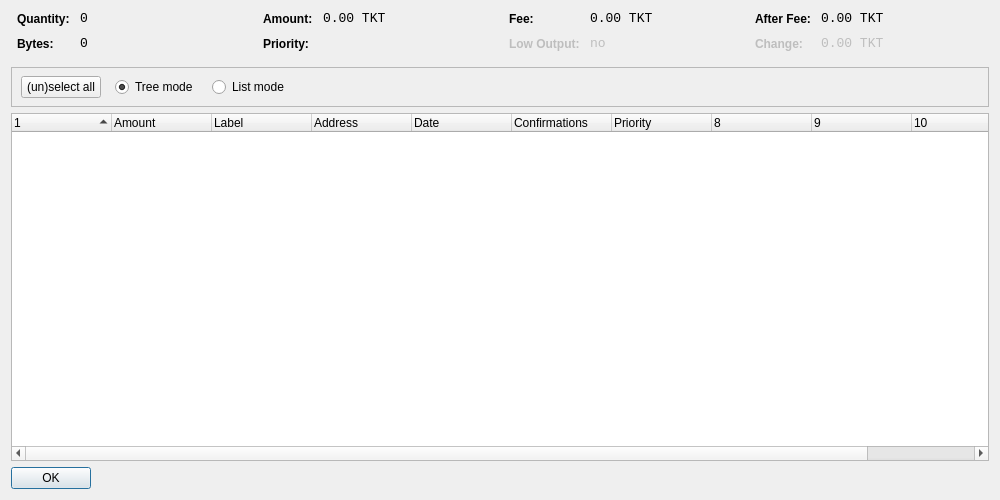
<?xml version="1.0" encoding="UTF-8"?>
<ui version="4.0">
 <class>CoinControlDialog</class>
 <widget class="QDialog" name="CoinControlDialog">
  <property name="geometry">
   <rect>
    <x>0</x>
    <y>0</y>
    <width>1000</width>
    <height>500</height>
   </rect>
  </property>
  <property name="windowTitle">
   <string>Coin Control</string>
  </property>
  <layout class="QVBoxLayout" name="verticalLayout">
   <item>
    <layout class="QHBoxLayout" name="horizontalLayoutTop" stretch="0,0,0,0">
     <property name="topMargin">
      <number>0</number>
     </property>
     <property name="bottomMargin">
      <number>10</number>
     </property>
     <item>
      <layout class="QFormLayout" name="formLayoutCoinControl1">
       <property name="horizontalSpacing">
        <number>10</number>
       </property>
       <property name="verticalSpacing">
        <number>10</number>
       </property>
       <property name="leftMargin">
        <number>6</number>
       </property>
       <property name="rightMargin">
        <number>6</number>
       </property>
       <item row="0" column="0">
        <widget class="QLabel" name="labelCoinControlQuantityText">
         <property name="styleSheet">
          <string notr="true">font-weight:bold;</string>
         </property>
         <property name="text">
          <string>Quantity:</string>
         </property>
        </widget>
       </item>
       <item row="0" column="1">
        <widget class="QLabel" name="labelCoinControlQuantity">
         <property name="font">
          <font>
           <family>Monospace</family>
           <pointsize>10</pointsize>
          </font>
         </property>
         <property name="cursor">
          <cursorShape>IBeamCursor</cursorShape>
         </property>
         <property name="contextMenuPolicy">
          <enum>Qt::ActionsContextMenu</enum>
         </property>
         <property name="text">
          <string notr="true">0</string>
         </property>
         <property name="textInteractionFlags">
          <set>Qt::LinksAccessibleByMouse|Qt::TextSelectableByKeyboard|Qt::TextSelectableByMouse</set>
         </property>
        </widget>
       </item>
       <item row="1" column="0">
        <widget class="QLabel" name="labelCoinControlBytesText">
         <property name="styleSheet">
          <string notr="true">font-weight:bold;</string>
         </property>
         <property name="text">
          <string>Bytes:</string>
         </property>
        </widget>
       </item>
       <item row="1" column="1">
        <widget class="QLabel" name="labelCoinControlBytes">
         <property name="font">
          <font>
           <family>Monospace</family>
           <pointsize>10</pointsize>
          </font>
         </property>
         <property name="cursor">
          <cursorShape>IBeamCursor</cursorShape>
         </property>
         <property name="contextMenuPolicy">
          <enum>Qt::ActionsContextMenu</enum>
         </property>
         <property name="text">
          <string notr="true">0</string>
         </property>
         <property name="textInteractionFlags">
          <set>Qt::LinksAccessibleByMouse|Qt::TextSelectableByKeyboard|Qt::TextSelectableByMouse</set>
         </property>
        </widget>
       </item>
      </layout>
     </item>
     <item>
      <layout class="QFormLayout" name="formLayoutCoinControl2">
       <property name="horizontalSpacing">
        <number>10</number>
       </property>
       <property name="verticalSpacing">
        <number>10</number>
       </property>
       <property name="leftMargin">
        <number>6</number>
       </property>
       <property name="rightMargin">
        <number>6</number>
       </property>
       <item row="0" column="0">
        <widget class="QLabel" name="labelCoinControlAmountText">
         <property name="styleSheet">
          <string notr="true">font-weight:bold;</string>
         </property>
         <property name="text">
          <string>Amount:</string>
         </property>
        </widget>
       </item>
       <item row="0" column="1">
        <widget class="QLabel" name="labelCoinControlAmount">
         <property name="font">
          <font>
           <family>Monospace</family>
           <pointsize>10</pointsize>
          </font>
         </property>
         <property name="cursor">
          <cursorShape>IBeamCursor</cursorShape>
         </property>
         <property name="contextMenuPolicy">
          <enum>Qt::ActionsContextMenu</enum>
         </property>
         <property name="text">
          <string notr="true">0.00 TKT</string>
         </property>
         <property name="textInteractionFlags">
          <set>Qt::LinksAccessibleByMouse|Qt::TextSelectableByKeyboard|Qt::TextSelectableByMouse</set>
         </property>
        </widget>
       </item>
       <item row="1" column="0">
        <widget class="QLabel" name="labelCoinControlPriorityText">
         <property name="styleSheet">
          <string notr="true">font-weight:bold;</string>
         </property>
         <property name="text">
          <string>Priority:</string>
         </property>
        </widget>
       </item>
       <item row="1" column="1">
        <widget class="QLabel" name="labelCoinControlPriority">
         <property name="font">
          <font>
           <family>Monospace</family>
           <pointsize>10</pointsize>
          </font>
         </property>
         <property name="cursor">
          <cursorShape>IBeamCursor</cursorShape>
         </property>
         <property name="contextMenuPolicy">
          <enum>Qt::ActionsContextMenu</enum>
         </property>
         <property name="text">
          <string/>
         </property>
         <property name="textInteractionFlags">
          <set>Qt::LinksAccessibleByMouse|Qt::TextSelectableByKeyboard|Qt::TextSelectableByMouse</set>
         </property>
        </widget>
       </item>
      </layout>
     </item>
     <item>
      <layout class="QFormLayout" name="formLayoutCoinControl3">
       <property name="horizontalSpacing">
        <number>10</number>
       </property>
       <property name="verticalSpacing">
        <number>10</number>
       </property>
       <property name="leftMargin">
        <number>6</number>
       </property>
       <property name="rightMargin">
        <number>6</number>
       </property>
       <item row="0" column="0">
        <widget class="QLabel" name="labelCoinControlFeeText">
         <property name="styleSheet">
          <string notr="true">font-weight:bold;</string>
         </property>
         <property name="text">
          <string>Fee:</string>
         </property>
        </widget>
       </item>
       <item row="0" column="1">
        <widget class="QLabel" name="labelCoinControlFee">
         <property name="font">
          <font>
           <family>Monospace</family>
           <pointsize>10</pointsize>
          </font>
         </property>
         <property name="cursor">
          <cursorShape>IBeamCursor</cursorShape>
         </property>
         <property name="contextMenuPolicy">
          <enum>Qt::ActionsContextMenu</enum>
         </property>
         <property name="text">
          <string notr="true">0.00 TKT</string>
         </property>
         <property name="textInteractionFlags">
          <set>Qt::LinksAccessibleByMouse|Qt::TextSelectableByKeyboard|Qt::TextSelectableByMouse</set>
         </property>
        </widget>
       </item>
       <item row="1" column="0">
        <widget class="QLabel" name="labelCoinControlLowOutputText">
         <property name="enabled">
          <bool>false</bool>
         </property>
         <property name="styleSheet">
          <string notr="true">font-weight:bold;</string>
         </property>
         <property name="text">
          <string>Low Output:</string>
         </property>
        </widget>
       </item>
       <item row="1" column="1">
        <widget class="QLabel" name="labelCoinControlLowOutput">
         <property name="enabled">
          <bool>false</bool>
         </property>
         <property name="font">
          <font>
           <family>Monospace</family>
           <pointsize>10</pointsize>
          </font>
         </property>
         <property name="cursor">
          <cursorShape>IBeamCursor</cursorShape>
         </property>
         <property name="contextMenuPolicy">
          <enum>Qt::ActionsContextMenu</enum>
         </property>
         <property name="text">
          <string notr="true">no</string>
         </property>
         <property name="textInteractionFlags">
          <set>Qt::LinksAccessibleByMouse|Qt::TextSelectableByKeyboard|Qt::TextSelectableByMouse</set>
         </property>
        </widget>
       </item>
      </layout>
     </item>
     <item>
      <layout class="QFormLayout" name="formLayoutCoinControl4">
       <property name="horizontalSpacing">
        <number>10</number>
       </property>
       <property name="verticalSpacing">
        <number>10</number>
       </property>
       <property name="leftMargin">
        <number>6</number>
       </property>
       <property name="rightMargin">
        <number>6</number>
       </property>
       <item row="0" column="0">
        <widget class="QLabel" name="labelCoinControlAfterFeeText">
         <property name="styleSheet">
          <string notr="true">font-weight:bold;</string>
         </property>
         <property name="text">
          <string>After Fee:</string>
         </property>
        </widget>
       </item>
       <item row="0" column="1">
        <widget class="QLabel" name="labelCoinControlAfterFee">
         <property name="font">
          <font>
           <family>Monospace</family>
           <pointsize>10</pointsize>
          </font>
         </property>
         <property name="cursor">
          <cursorShape>IBeamCursor</cursorShape>
         </property>
         <property name="contextMenuPolicy">
          <enum>Qt::ActionsContextMenu</enum>
         </property>
         <property name="text">
          <string notr="true">0.00 TKT</string>
         </property>
         <property name="textInteractionFlags">
          <set>Qt::LinksAccessibleByMouse|Qt::TextSelectableByKeyboard|Qt::TextSelectableByMouse</set>
         </property>
        </widget>
       </item>
       <item row="1" column="0">
        <widget class="QLabel" name="labelCoinControlChangeText">
         <property name="enabled">
          <bool>false</bool>
         </property>
         <property name="styleSheet">
          <string notr="true">font-weight:bold;</string>
         </property>
         <property name="text">
          <string>Change:</string>
         </property>
        </widget>
       </item>
       <item row="1" column="1">
        <widget class="QLabel" name="labelCoinControlChange">
         <property name="enabled">
          <bool>false</bool>
         </property>
         <property name="font">
          <font>
           <family>Monospace</family>
           <pointsize>10</pointsize>
          </font>
         </property>
         <property name="cursor">
          <cursorShape>IBeamCursor</cursorShape>
         </property>
         <property name="contextMenuPolicy">
          <enum>Qt::ActionsContextMenu</enum>
         </property>
         <property name="text">
          <string notr="true">0.00 TKT</string>
         </property>
         <property name="textInteractionFlags">
          <set>Qt::LinksAccessibleByMouse|Qt::TextSelectableByKeyboard|Qt::TextSelectableByMouse</set>
         </property>
        </widget>
       </item>
      </layout>
     </item>
    </layout>
   </item>
   <item>
    <widget class="QFrame" name="frame">
     <property name="minimumSize">
      <size>
       <width>0</width>
       <height>40</height>
      </size>
     </property>
     <property name="frameShape">
      <enum>QFrame::StyledPanel</enum>
     </property>
     <property name="frameShadow">
      <enum>QFrame::Sunken</enum>
     </property>
     <widget class="QWidget" name="horizontalLayoutWidget">
      <property name="geometry">
       <rect>
        <x>10</x>
        <y>0</y>
        <width>781</width>
        <height>41</height>
       </rect>
      </property>
      <layout class="QHBoxLayout" name="horizontalLayoutPanel" stretch="0,0,0,0,0">
       <property name="spacing">
        <number>14</number>
       </property>
       <item>
        <widget class="QPushButton" name="pushButtonSelectAll">
         <property name="sizePolicy">
          <sizepolicy hsizetype="Maximum" vsizetype="Fixed">
           <horstretch>0</horstretch>
           <verstretch>0</verstretch>
          </sizepolicy>
         </property>
         <property name="text">
          <string>(un)select all</string>
         </property>
        </widget>
       </item>
       <item>
        <widget class="QRadioButton" name="radioTreeMode">
         <property name="sizePolicy">
          <sizepolicy hsizetype="Maximum" vsizetype="Fixed">
           <horstretch>0</horstretch>
           <verstretch>0</verstretch>
          </sizepolicy>
         </property>
         <property name="text">
          <string>Tree mode</string>
         </property>
         <property name="checked">
          <bool>true</bool>
         </property>
        </widget>
       </item>
       <item>
        <widget class="QRadioButton" name="radioListMode">
         <property name="sizePolicy">
          <sizepolicy hsizetype="Maximum" vsizetype="Fixed">
           <horstretch>0</horstretch>
           <verstretch>0</verstretch>
          </sizepolicy>
         </property>
         <property name="text">
          <string>List mode</string>
         </property>
        </widget>
       </item>
       <item>
        <spacer name="horizontalSpacer">
         <property name="orientation">
          <enum>Qt::Horizontal</enum>
         </property>
         <property name="sizeHint" stdset="0">
          <size>
           <width>40</width>
           <height>20</height>
          </size>
         </property>
        </spacer>
       </item>
      </layout>
     </widget>
    </widget>
   </item>
   <item>
    <widget class="CoinControlTreeWidget" name="treeWidget">
     <property name="contextMenuPolicy">
      <enum>Qt::CustomContextMenu</enum>
     </property>
     <property name="sortingEnabled">
      <bool>false</bool>
     </property>
     <property name="columnCount">
      <number>11</number>
     </property>
     <attribute name="headerShowSortIndicator" stdset="0">
      <bool>true</bool>
     </attribute>
     <attribute name="headerStretchLastSection">
      <bool>false</bool>
     </attribute>
     <column>
      <property name="text">
       <string/>
      </property>
     </column>
     <column>
      <property name="text">
       <string>Amount</string>
      </property>
     </column>
     <column>
      <property name="text">
       <string>Label</string>
      </property>
     </column>
     <column>
      <property name="text">
       <string>Address</string>
      </property>
     </column>
     <column>
      <property name="text">
       <string>Date</string>
      </property>
     </column>
     <column>
      <property name="text">
       <string>Confirmations</string>
      </property>
      <property name="toolTip">
       <string>Confirmed</string>
      </property>
     </column>
     <column>
      <property name="text">
       <string>Priority</string>
      </property>
     </column>
     <column>
      <property name="text">
       <string/>
      </property>
     </column>
     <column>
      <property name="text">
       <string/>
      </property>
     </column>
     <column>
      <property name="text">
       <string/>
      </property>
     </column>
     <column>
      <property name="text">
       <string/>
      </property>
     </column>
    </widget>
   </item>
   <item>
    <widget class="QDialogButtonBox" name="buttonBox">
     <property name="sizePolicy">
      <sizepolicy hsizetype="Maximum" vsizetype="Fixed">
       <horstretch>0</horstretch>
       <verstretch>0</verstretch>
      </sizepolicy>
     </property>
     <property name="orientation">
      <enum>Qt::Horizontal</enum>
     </property>
     <property name="standardButtons">
      <set>QDialogButtonBox::Ok</set>
     </property>
    </widget>
   </item>
  </layout>
 </widget>
 <customwidgets>
  <customwidget>
   <class>CoinControlTreeWidget</class>
   <extends>QTreeWidget</extends>
   <header>coincontroltreewidget.h</header>
  </customwidget>
 </customwidgets>
 <resources/>
 <connections/>
</ui>
